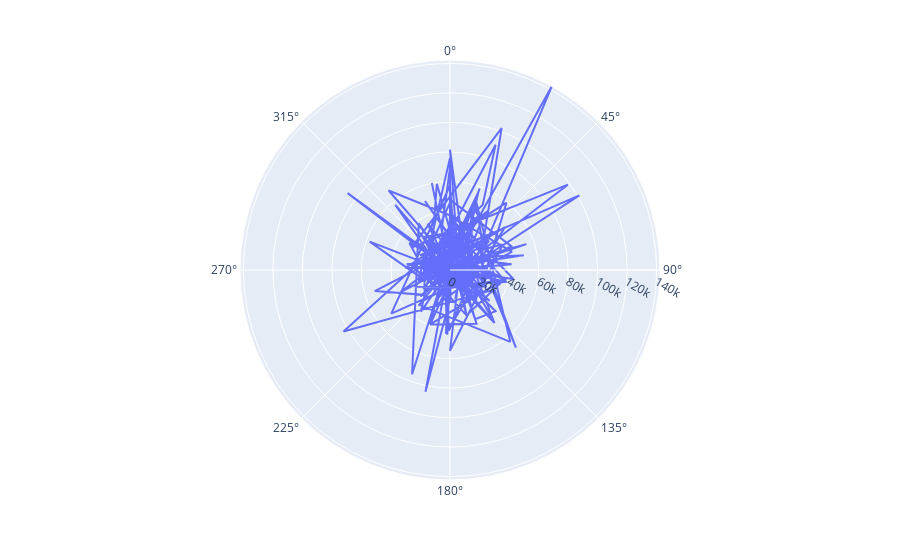

The code cell stored with this chart in its notebook:
### Code cell
#Income Vs Credit Balance
fig = px.line_polar(demo_kmean, r='income', theta='credit_bal', line_close=True)
fig.show()

### Figure 1 — Plotly figure (JSON) as saved in the notebook; plotly's stock layout.template omitted (floating-point values rounded to 4 significant figures; data arrays with more than 128 entries replaced by an {"elided": "..."} marker saying what was removed)
{"data": [{"hovertemplate": "income=%{r}<br>credit_bal=%{theta}<extra></extra>", "legendgroup": "", "line": {"color": "#636efa", "dash": "solid"}, "marker": {"symbol": "circle"}, "mode": "lines", "name": "", "r": {"elided": "298 int values"}, "showlegend": false, "subplot": "polar", "theta": {"elided": "298 float values"}, "type": "scatterpolar"}], "layout": {"autosize": true, "legend": {"tracegroupgap": 0}, "margin": {"t": 60}, "polar": {"angularaxis": {"direction": "clockwise", "rotation": 90, "type": "linear"}, "domain": {"x": [0, 1], "y": [0, 1]}, "radialaxis": {"autorange": true, "range": [0, 142274], "type": "linear"}}}}
